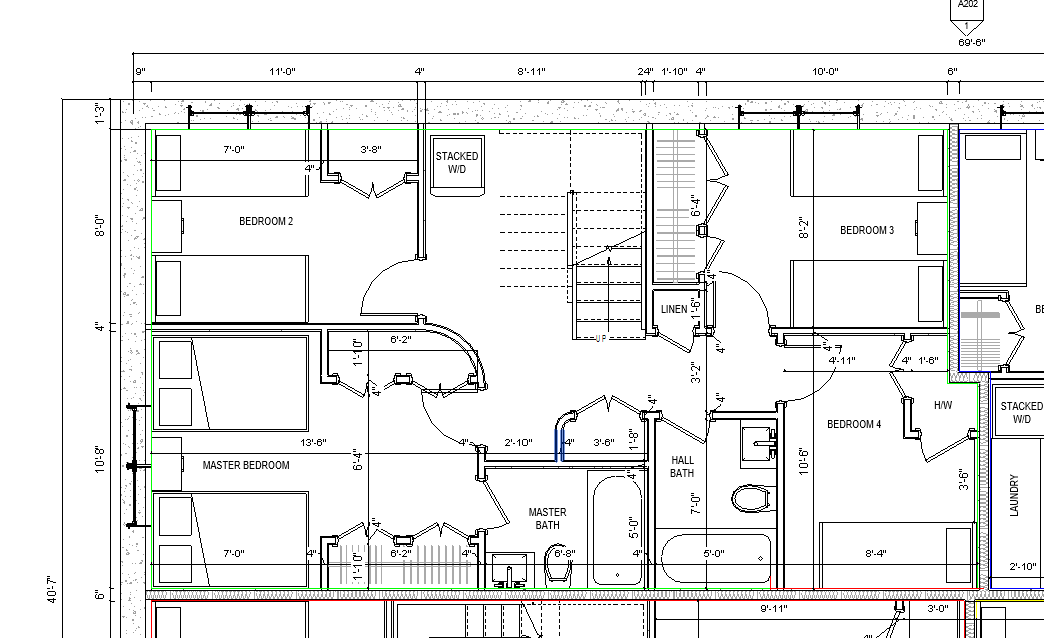
#> input picture plans/bedroom.png, 1044 x 638 px
$ python -i furniture.py   (imports and definitions only)
#> lines starting #> are read from the running program, lines starting #| are printed output that depends on the picture; after the words box and inside, x2 and y2 are one past the last pixel; in counts of white or black regions, pixels touching at a corner belong together
#> further down, picture is the input picture: shape (638, 1044, 3); mean B, G, R 235.8, 236.5, 236
"""Parametric furniture sized in real inches, shaped so it prints without supports.

The house is modelled in inches (1 model inch = 1 mm in the slicer at the
default scale). Each piece uses a real footprint and height: a single bed is
39 x 75 in, a counter is 36 in tall, a fridge is 70 in, and so on. Geometry
sits on the floor and only steps inward as it rises, or slopes at 45 degrees
or steeper, so a slicer does not need support material. Basins (sink, tub,
toilet, stove top) are open at the top.

Nothing here invents a piece. ``from_icon_mask`` emits a bed, table, chair,
sofa, desk, counter or fixture only when that symbol is drawn on the plan.
A bedroom does not grow a bed, and a kitchen does not grow a stove, just
because the room type usually has one. Two beds or two kitchens appear only
when the plan shows two of them.

Icon class ids match ``segment_cubicasa.ICON_CLASSES``. They are repeated here
so this module does not import the torch stack.
"""
from __future__ import annotations

import re

import cv2
import numpy as np
import trimesh

# Icon classes: No Icon, Window, Door, Closet, Electrical Appliance, Toilet,
# Sink, Sauna Bench, Fire Place, Bathtub, Chimney.
_CLOSET = 3
_FIXTURE_LABELS = {4: "appliance", 5: "toilet", 6: "sink", 7: "bench", 8: "fireplace", 9: "bathtub"}
# Room classes, same order as segment_cubicasa.ROOM_CLASSES.
_ROOMS = ("Background", "Outdoor", "Wall", "Kitchen", "Living Room", "Bed Room", "Bath",
          "Entry", "Railing", "Storage", "Garage", "Undefined")

DEFAULT_RGBA = (90, 160, 80, 255)  # same green as hp3d.colors furniture

# Realistic inches: width (across), depth (front to back), overall height.
SPECS: dict[str, dict] = {
    "bed_single": {"label": "single bed", "w": 39.0, "d": 75.0, "h": 44.0},
    "bed_double": {"label": "double bed", "w": 54.0, "d": 75.0, "h": 44.0},
    "bed_twins": {"label": "two single beds", "w": 80.0, "d": 75.0, "h": 44.0},
    "table": {"label": "table", "w": 36.0, "d": 60.0, "h": 30.0},
    "chair": {"label": "chair", "w": 18.0, "d": 20.0, "h": 36.0},
    "sofa": {"label": "sofa", "w": 84.0, "d": 36.0, "h": 36.0},
    "counter": {"label": "kitchen counter", "w": 48.0, "d": 25.5, "h": 36.0},
    "sink": {"label": "sink", "w": 30.0, "d": 22.0, "h": 36.0},
    "stove": {"label": "stove", "w": 30.0, "d": 25.5, "h": 36.0},
    "fridge": {"label": "fridge", "w": 36.0, "d": 30.0, "h": 70.0},
    "dishwasher": {"label": "dishwasher", "w": 24.0, "d": 24.0, "h": 34.0},
    "toilet": {"label": "toilet", "w": 18.0, "d": 28.0, "h": 30.0},
    "tub": {"label": "tub", "w": 60.0, "d": 32.0, "h": 20.0},
    "shower": {"label": "shower", "w": 36.0, "d": 36.0, "h": 84.0},
    "vanity": {"label": "vanity", "w": 36.0, "d": 22.0, "h": 34.0},
    "wardrobe": {"label": "wardrobe", "w": 48.0, "d": 24.0, "h": 84.0},
    "desk": {"label": "desk", "w": 48.0, "d": 24.0, "h": 30.0},
}

# Longest alias first so "two single beds" wins over "bed".
_ALIASES: tuple[tuple[str, str], ...] = (
    ("two singles side by side", "bed_twins"),
    ("two single beds side by side", "bed_twins"),
    ("two single beds", "bed_twins"),
    ("two twin beds", "bed_twins"),
    ("twin beds side by side", "bed_twins"),
    ("two singles", "bed_twins"),
    ("kitchen counter", "counter"),
    ("kitchen sink", "sink"),
    ("single bed", "bed_single"),
    ("twin bed", "bed_single"),
    ("double bed", "bed_double"),
    ("full bed", "bed_double"),
    ("dishwasher", "dishwasher"),
    ("refrigerator", "fridge"),
    ("wardrobe", "wardrobe"),
    ("bathtub", "tub"),
    ("shower", "shower"),
    ("vanity", "vanity"),
    ("toilet", "toilet"),
    ("counter", "counter"),
    ("fridge", "fridge"),
    ("stove", "stove"),
    ("range", "stove"),
    ("oven", "stove"),
    ("closet", "wardrobe"),
    ("couch", "sofa"),
    ("sofa", "sofa"),
    ("chair", "chair"),
    ("table", "table"),
    ("desk", "desk"),
    ("sink", "sink"),
    ("twin", "bed_single"),
    ("single", "bed_single"),
    ("double", "bed_double"),
    ("full", "bed_double"),
    ("tub", "tub"),
    ("bed", "bed_double"),
)

NAMED_COLORS = {
    "red": (200, 48, 48), "green": (90, 160, 80), "blue": (60, 120, 200),
    "white": (236, 236, 232), "black": (40, 40, 45), "orange": (230, 120, 50),
    "yellow": (230, 190, 60), "brown": (140, 90, 50), "grey": (150, 150, 150),
    "gray": (150, 150, 150), "pink": (220, 140, 170), "purple": (140, 90, 180),
    "wood": (176, 122, 74),
}

OPS = frozenset({"add_furniture", "rotate", "recolor", "resize_to", "resize_z"})

_N = r"(\d+(?:\.\d+)?)"
_ADD_AT = re.compile(
    r"^add\s+(?:a|an|the|some)?\s*(?P<kind>.+?)\s+(?:at|@)\s*(?P<x>" + _N + r")\s*,\s*(?P<y>" + _N + r")"
    + r"(?:\s*px)?(?:\s+facing\s+(?P<face>north|south|east|west))?\s*$")
_ADD_RECT = re.compile(
    r"^add\s+(?:a|an|the|some)?\s*(?P<kind>.+?)\s+(?P<x0>" + _N + r")\s*,\s*(?P<y0>" + _N + r")"
    + r"\s+(?:to|-)\s+(?P<x1>" + _N + r")\s*,\s*(?P<y1>" + _N + r")(?:\s*px)?\s*$")
_ROTATE = re.compile(
    r"^(?:rotate|turn)\s+(?:the\s+)?(?:selected|it|this)(?:\s+part)?\s+"
    r"(?:by\s+)?(?:(?P<way>left|right|clockwise|counterclockwise|ccw|cw)|"
    r"(?P<amt>\d+(?:\.\d+)?)\s*(?:degrees|deg|°)\s*"
    r"(?P<dir>clockwise|counterclockwise|ccw|cw|left|right)?)\s*$")
_RECOLOR = re.compile(
    r"^(?:recolor|recolour|paint|color|colour)\s+(?:the\s+)?(?:selected|it|this)"
    r"(?:\s+part)?\s+(?:to\s+)?(?P<col>#[0-9a-f]{6}|[a-z]+)\s*$")
_MAKE_COLOR = re.compile(
    r"^make\s+(?:the\s+)?(?:selected|it|this)(?:\s+part)?\s+(?:the\s+)?(?:colou?r\s+)?(?P<col>#[0-9a-f]{6}|[a-z]+)\s*$")
_RESIZE_TO = re.compile(
    r"^resize\s+(?:the\s+)?(?:selected|it|this)(?:\s+part)?\s+to\s+(.+?)\s+by\s+(.+)$")
_RESIZE_Z = re.compile(
    r"^(?:make|set)\s+(?:the\s+)?(?:selected|it|this)(?:\s+part)?\s+(.+?)\s+(?:tall|high)$")

_FACING = {"south": 0.0, "north": 180.0, "west": 90.0, "east": -90.0}


def kinds() -> tuple[str, ...]:
    return tuple(SPECS)


# [631 lines left out: functions match_kind, parse_color, explicit_color, plan_hex, _box, _union and 31 more, not called in this run]


def _ink(rgb: np.ndarray) -> np.ndarray:
    a = rgb.astype(np.int16)
    dark = a.min(axis=2) < 80
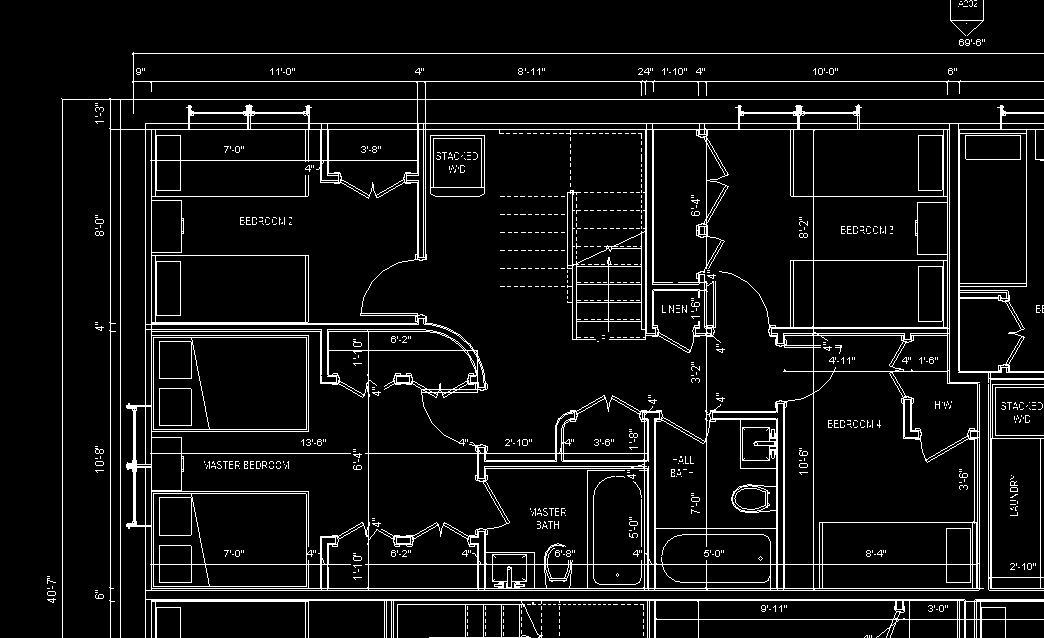
#> dark: shape (638, 1044) bool; 7.1% white in thin lines or dots
    plain = (a.max(axis=2) - a.min(axis=2)) < 45
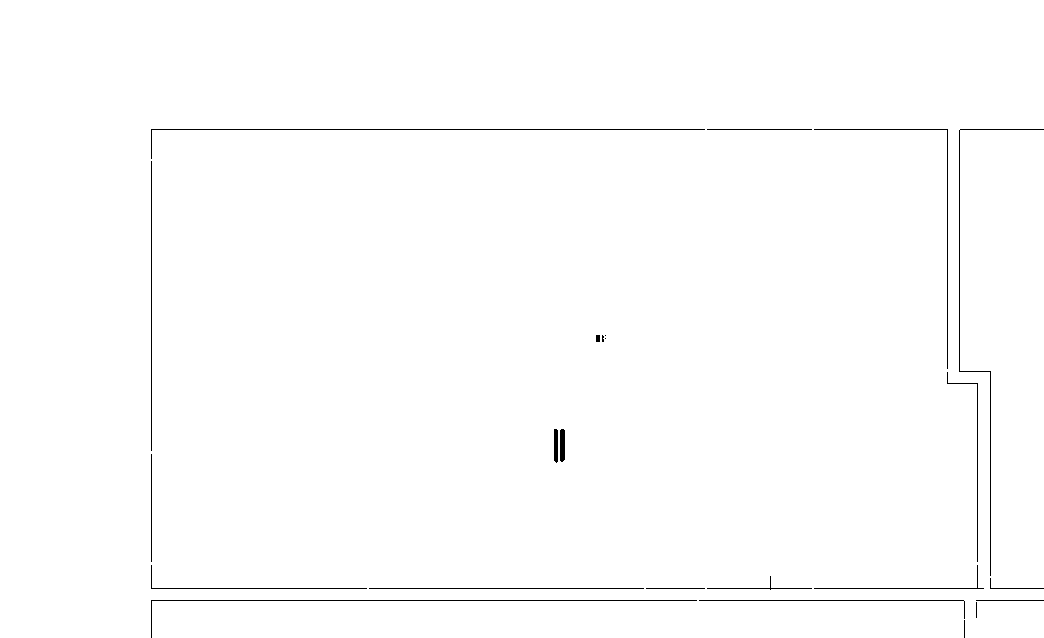
#> plain: shape (638, 1044) bool; 99.3% white; black in thin lines or dots, all inside (x1, y1, x2, y2) = (151, 129, 1044, 638)
    return np.where(dark & plain, np.uint8(255), np.uint8(0))
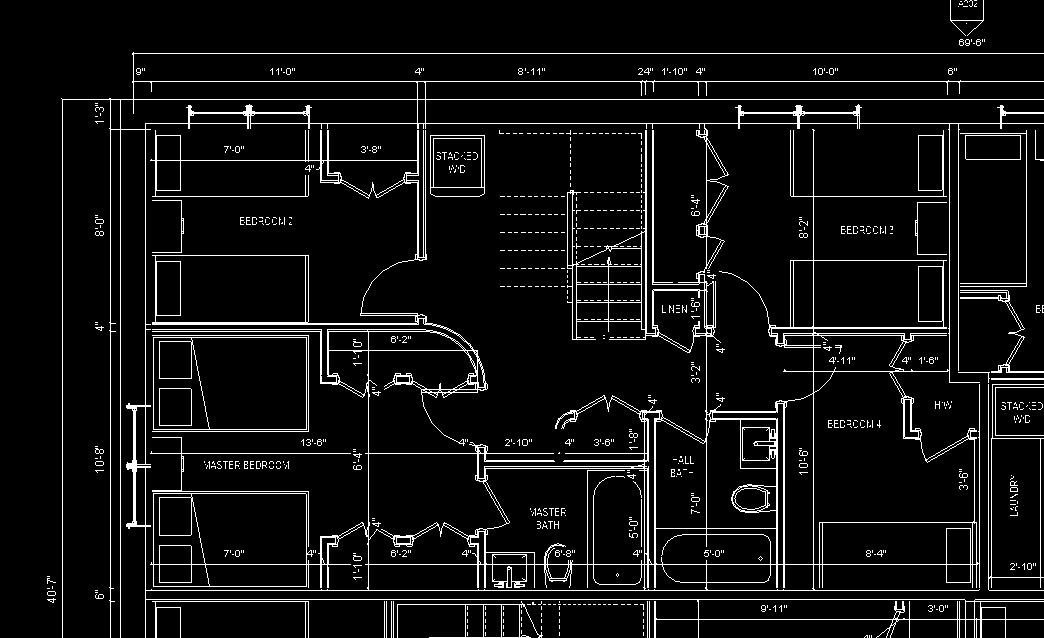
#> returned value: shape (638, 1044); 6.4% white in thin lines or dots


def _patch(ink: np.ndarray, box: np.ndarray, w: int, d: int) -> np.ndarray | None:
    if w < 8 or d < 8:
        return None
    src = box.astype(np.float32)
    dst = np.array([[0, 0], [w - 1, 0], [w - 1, d - 1], [0, d - 1]], np.float32)
    try:
        warp = cv2.getPerspectiveTransform(src, dst)
        return cv2.warpPerspective(ink, warp, (w, d), flags=cv2.INTER_NEAREST)
    except cv2.error:
        return None


def _end_score(profile: np.ndarray) -> tuple[float, float, int]:
    """(strong end, weak end, index of the strong end). Uses the peak in each end band,
    so a single pillow line is not diluted by the empty rows around it."""
    n = len(profile)
    band = max(2, int(round(n * 0.30)))
    if n < band * 2 + 1:
        return 0.0, 0.0, 0
    a, b = float(profile[:band].max()), float(profile[-band:].max())
    if a >= b:
        return a, b, 0
    return b, a, 1


def drawn_symbols(rgb: np.ndarray) -> list[dict]:
    """Line symbols only. A filled wall, an empty rectangle, or a room wash is not furniture."""
    if rgb is None or rgb.size == 0:
        return []
    ink = _ink(rgb)
    if int(ink.sum()) < 255 * 20:
        return []
    cnts, _ = cv2.findContours(ink, cv2.RETR_EXTERNAL, cv2.CHAIN_APPROX_SIMPLE)
#> cnts = 185 contours, 163 with area under 20; largest, box (x1, y1, x2, y2) and area: (61, 52, 1044, 638) 394574, (988, 384, 1044, 591) 6820, (397, 601, 543, 638) 1806, (965, 135, 1021, 160) 1320, (960, 290, 1044, 373) 367
    img_area = float(ink.size)
#> img_area = 666072
    rects = []
    for c in cnts:
        area = float(cv2.contourArea(c))
        if area < 0.0015 * img_area or area > 0.18 * img_area:
            continue
        rect = cv2.minAreaRect(c)
        (cx, cy), (rw, rd), _ang = rect
        if rw < 12 or rd < 12:
            continue
        box = cv2.boxPoints(rect)
        if box[:, 0].min() <= 1 or box[:, 1].min() <= 1 or box[:, 0].max() >= ink.shape[1] - 2 or box[:, 1].max() >= ink.shape[0] - 2:
            continue
        short, long = min(rw, rd), max(rw, rd)
        aspect = long / max(short, 1e-6)
        # Orient the patch so its height is the long side when the symbol is long.
        e0, e1 = box[1] - box[0], box[2] - box[1]
        if np.hypot(*e0) < np.hypot(*e1):
            box = np.roll(box, -1, axis=0)
            e0, e1 = box[1] - box[0], box[2] - box[1]
        if float(e0[0] * e1[1] - e0[1] * e1[0]) < 0:
            box = box[[0, 3, 2, 1]]
        pw, pd = int(round(np.hypot(*(box[1] - box[0])))), int(round(np.hypot(*(box[2] - box[1]))))
        patch = _patch(ink, box, max(pw, 8), max(pd, 8))
        if patch is None:
            continue
        m = max(3, int(0.08 * min(patch.shape)))
        if patch.shape[0] <= 2 * m + 4 or patch.shape[1] <= 2 * m + 4:
            continue
        inner = (patch[m:-m, m:-m] > 0).astype(np.float32)
        if float(inner.mean()) > 0.4:
            continue  # filled (a wall or a solid hatch), not a symbol
        row_s, row_w, row_i = _end_score(inner.mean(1))
        col_s, col_w, col_i = _end_score(inner.mean(0))
        mid_r = inner[int(inner.shape[0] * 0.35):int(inner.shape[0] * 0.65),
                      int(inner.shape[1] * 0.35):int(inner.shape[1] * 0.65)]
        mid = float(mid_r.mean()) if mid_r.size else 0.0
        rects.append({
            "box": box, "cx": float(cx), "cy": float(cy), "rw": float(rw), "rd": float(rd),
            "aspect": float(aspect), "area": area, "inner": inner, "mid": mid,
            "row_s": row_s, "row_w": row_w, "row_i": row_i,
            "col_s": col_s, "col_w": col_w, "col_i": col_i,
            # The patch is oriented with the long side along x, so short ends are columns
            # and a back running the long way shows up in the rows.
            "long_on_x": True,
        })
#> this loop made 185 passes
#> area on passes 51, 55: 34, 30
#> after the loop, rects = 1 item
    chair_ids = {id(r) for r in rects if _is_chair(r, img_area)}
#> chair_ids = 0 items
    out = []
    for r in rects:
        kind = _drawn_kind(r, rects, chair_ids, img_area)
        if kind is None:
            continue
        out.append(_drawn_record(r, kind))
#> this loop made 1 pass
#> (short_end in _drawn_kind, long_side in _drawn_kind, empty in _drawn_kind) on pass 1: (False, False, True)
#> after the loop, out = []
    return out


def _bar(strong: float, weak: float, mid: float) -> bool:
    return strong >= 0.35 and strong > weak + 0.2 and strong > mid + 0.15


def _is_chair(r: dict, img_area: float) -> bool:
    if r["area"] > 0.02 * img_area or r["aspect"] > 1.55:
        return False
    return _bar(r["row_s"], r["row_w"], r["mid"]) or _bar(r["col_s"], r["col_w"], r["mid"])


def _near_chair(r: dict, rects: list[dict], chair_ids: set[int]) -> int:
    n = 0
    reach = 0.55 * (r["rw"] + r["rd"])
    for c in rects:
        if id(c) not in chair_ids or c is r:
            continue
        if abs(c["cx"] - r["cx"]) + abs(c["cy"] - r["cy"]) < reach + 0.55 * (c["rw"] + c["rd"]):
            n += 1
    return n


def _drawn_kind(r: dict, rects: list[dict], chair_ids: set[int], img_area: float) -> str | None:
    # Long side of the patch is x: a bar across a short end is a column peak,
    # a bar along a long side is a row peak.
    short_end = _bar(r["col_s"], r["col_w"], r["mid"])
    long_side = _bar(r["row_s"], r["row_w"], r["mid"])
    if id(r) in chair_ids:
        return "chair"
    if short_end and 1.65 <= r["aspect"] <= 2.35:
        return "bed_single"
    if short_end and 1.22 <= r["aspect"] < 1.65:
        return "bed_double"
    if 0.85 <= r["aspect"] < 1.25 and long_side and _center_divider(r):
        return "bed_twins"
    if long_side and r["aspect"] >= 2.15 and not short_end:
        return "sofa"
    empty = r["col_s"] < 0.2 and r["row_s"] < 0.2 and r["mid"] < 0.08
    if empty:
        n = _near_chair(r, rects, chair_ids)
        if n == 1 and r["aspect"] >= 1.55:
            return "desk"
        if n >= 1:
            return "table"
    # A long outline with a compact bowl (a counter), not a full-length back.
    if r["aspect"] >= 2.5 and 0.02 < float(r["inner"].mean()) < 0.2 and not long_side and not short_end:
        return "counter"
    return None


# [40 lines left out: functions _center_divider, _drawn_record, not called in this run]

>>> import cv2
>>> picture = cv2.imread('../plans/bedroom.png')
>>> result = drawn_symbols(picture)
#> result = []

$ run again, on plans/living.png
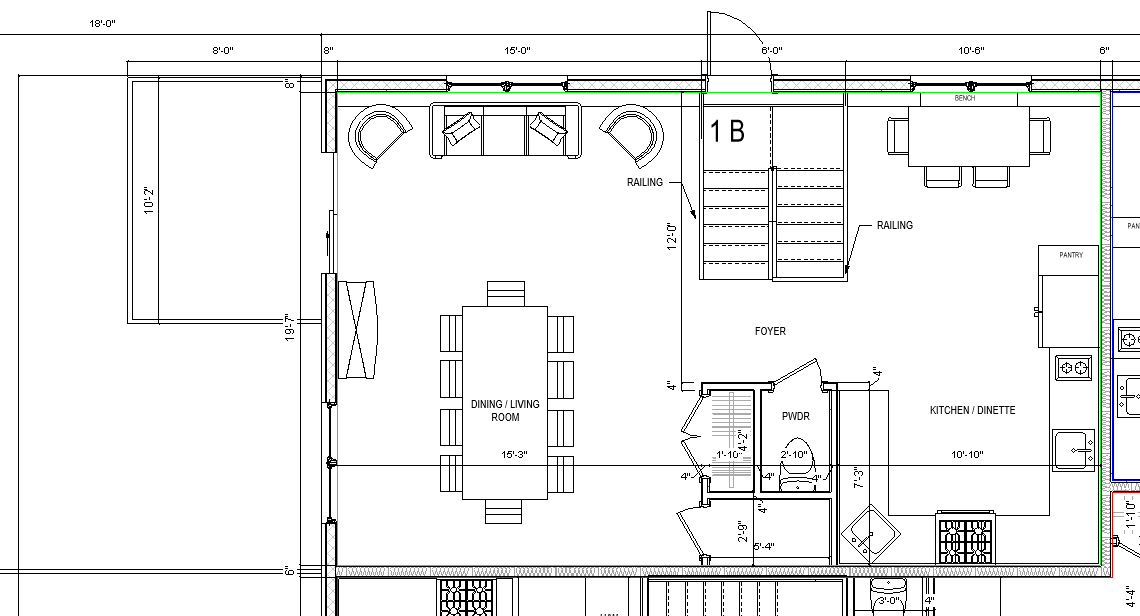
#> input picture plans/living.png, 1140 x 616 px
#> picture is the input picture: shape (616, 1140, 3); mean B, G, R 238.9, 239.7, 239.1
#> in _ink, `dark = a.min(axis=2) < 80`:
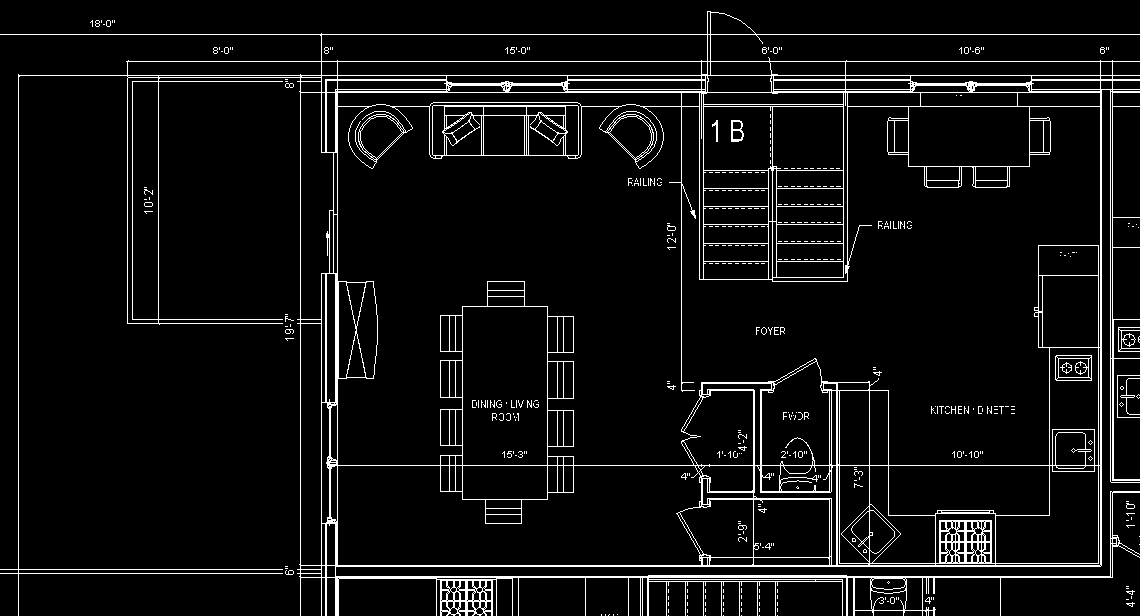
#> dark: shape (616, 1140) bool; 6% white in thin lines or dots
#> plain: shape (616, 1140) bool; 99.5% white; black in thin lines or dots, all inside (x1, y1, x2, y2) = (337, 92, 1140, 616)
#> in _ink, `return np.where(dark & plain, np.uint8(255), np.uint8(0))`:
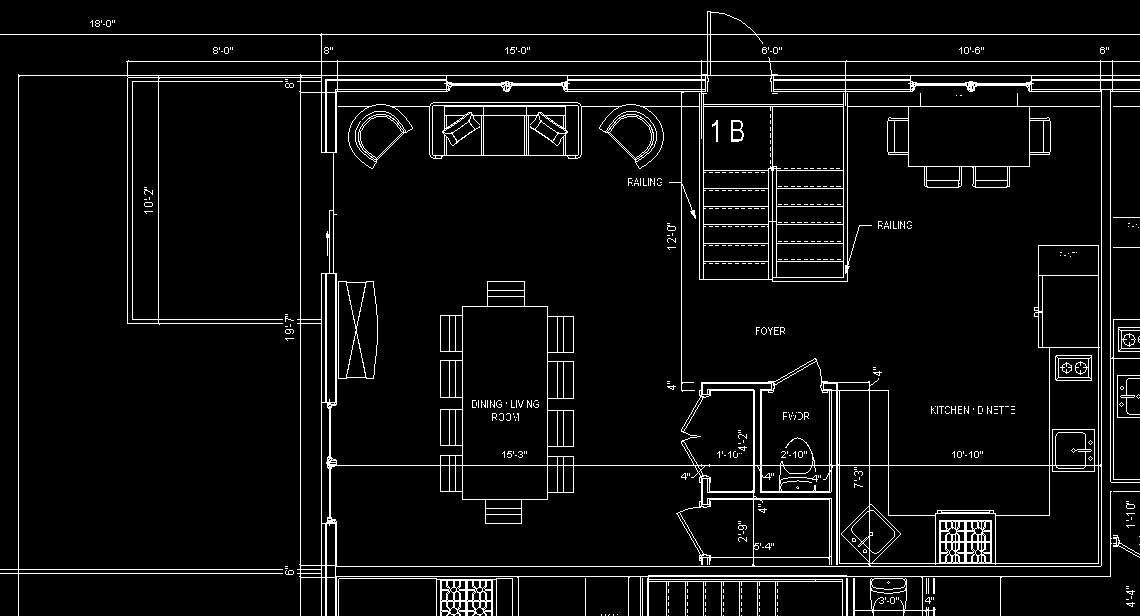
#> returned value: shape (616, 1140); 5.5% white in thin lines or dots
#> cnts = 123 contours, 106 with area under 20; largest, box (x1, y1, x2, y2) and area: (0, 11, 1140, 616) 428859, (338, 578, 513, 616) 1750, (1118, 327, 1140, 352) 168, (846, 578, 848, 616) 37, (1126, 503, 1135, 509) 32
#> the loop in drawn_symbols, `for c in cnts:` made 123 passes
#> (c, area) on pass 53: ([[846, 578], [846, 615], [847, 615], [847, 578]], 37)
#> after the loop in drawn_symbols, `for c in cnts:`: rects = []
#> chair_ids = 0 items
#> after the loop in drawn_symbols, `for r in rects:`: out = []
